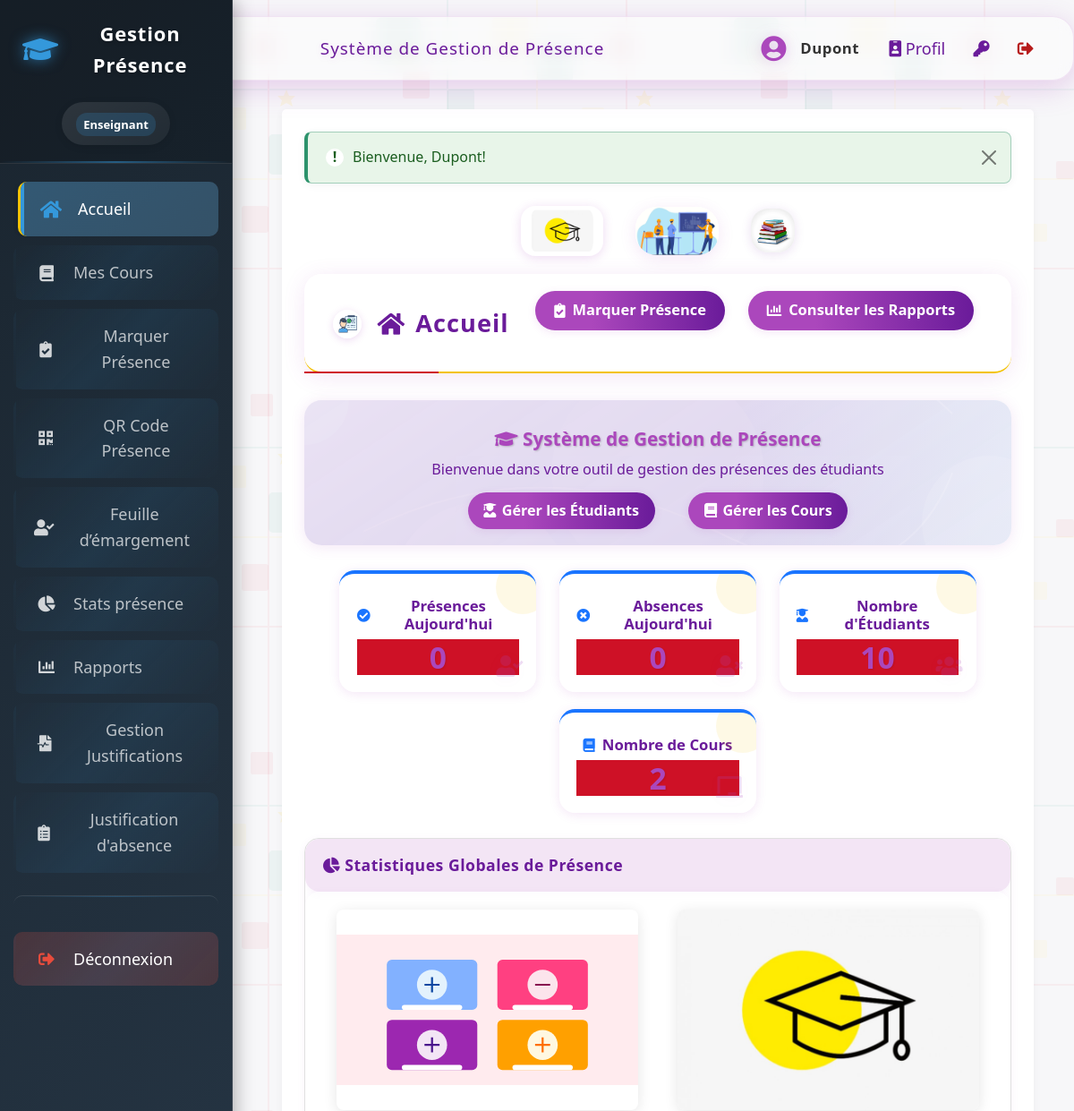
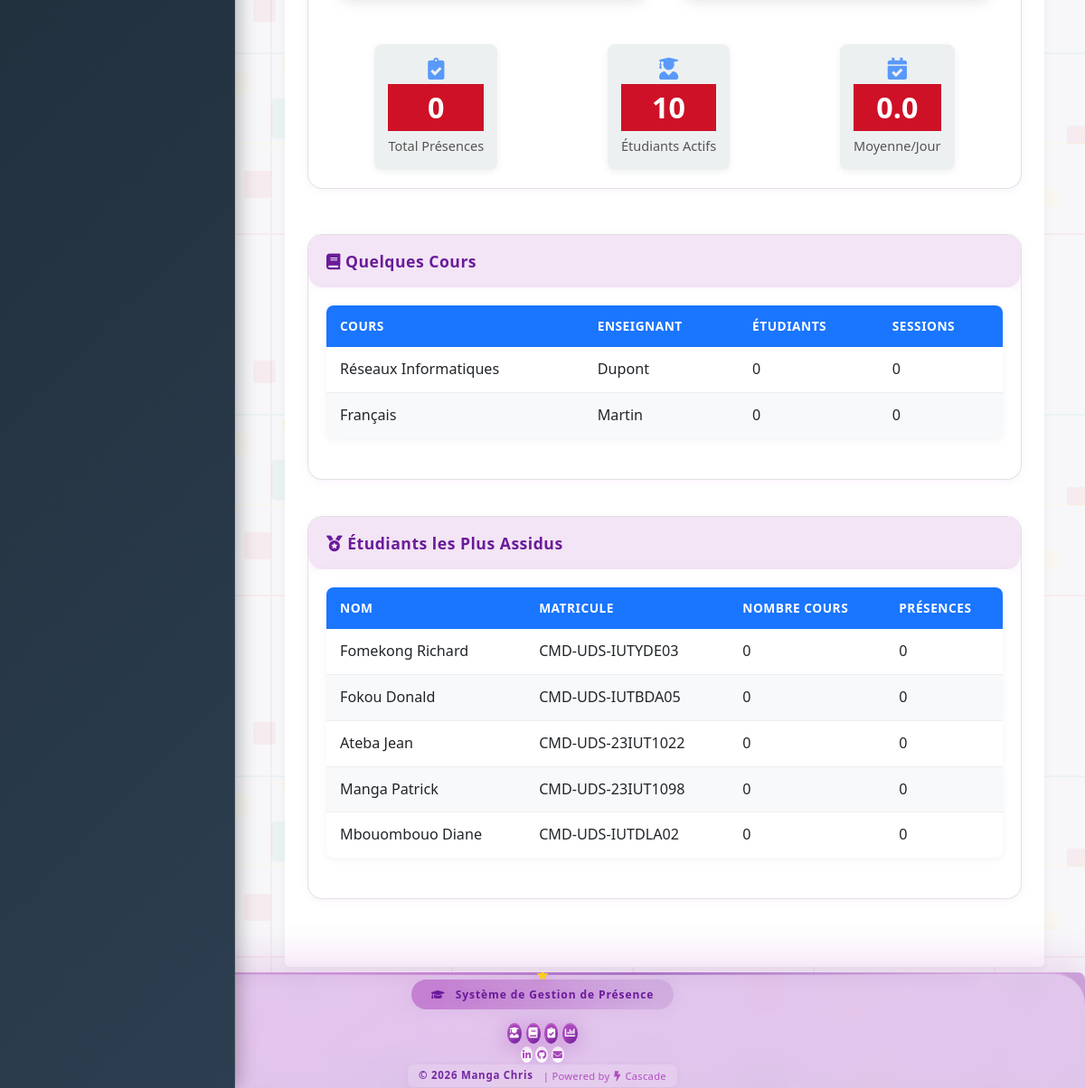
Page /accueil.php (signed in) on the earlier database version (2 pictures, top to bottom).
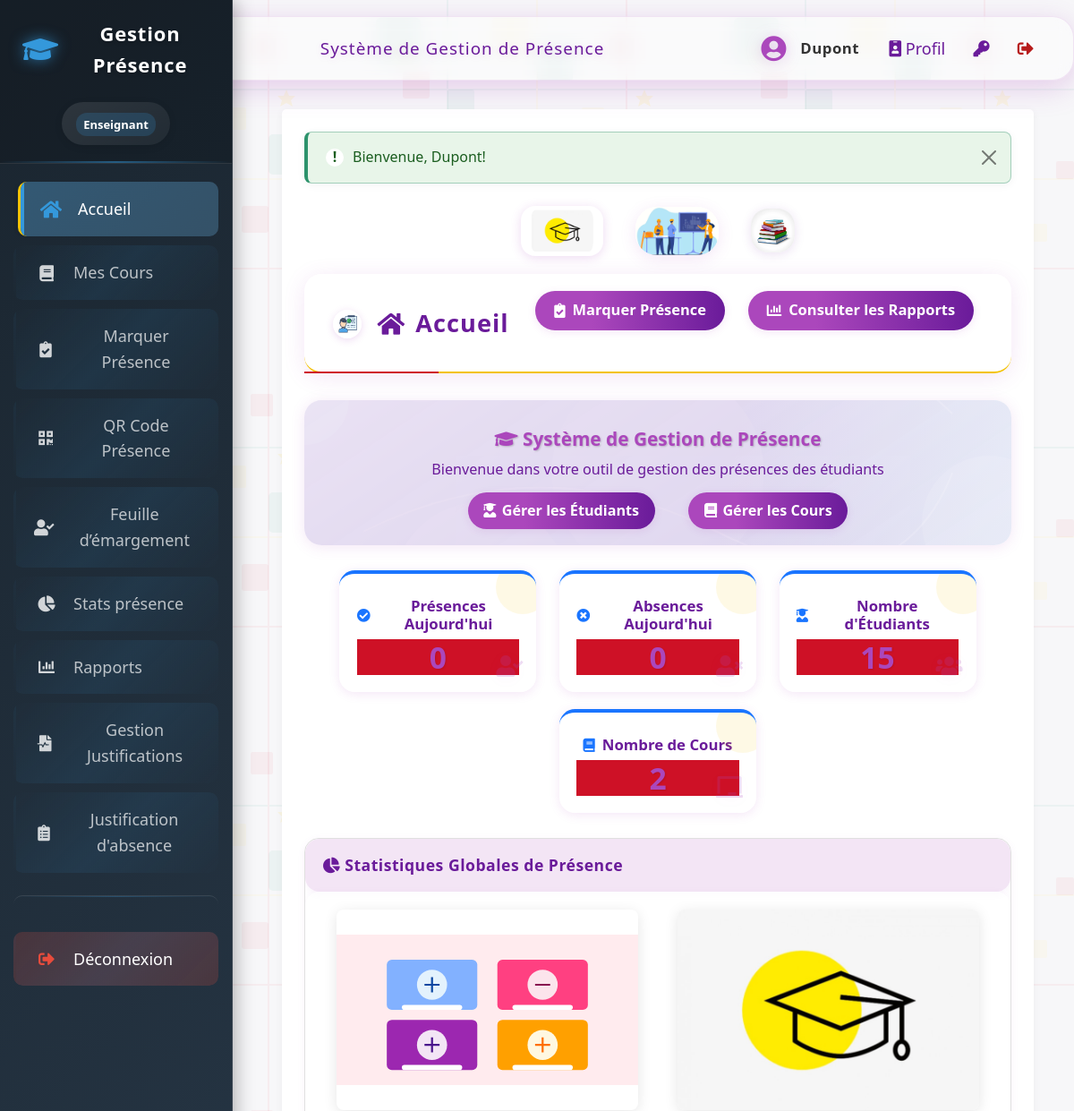
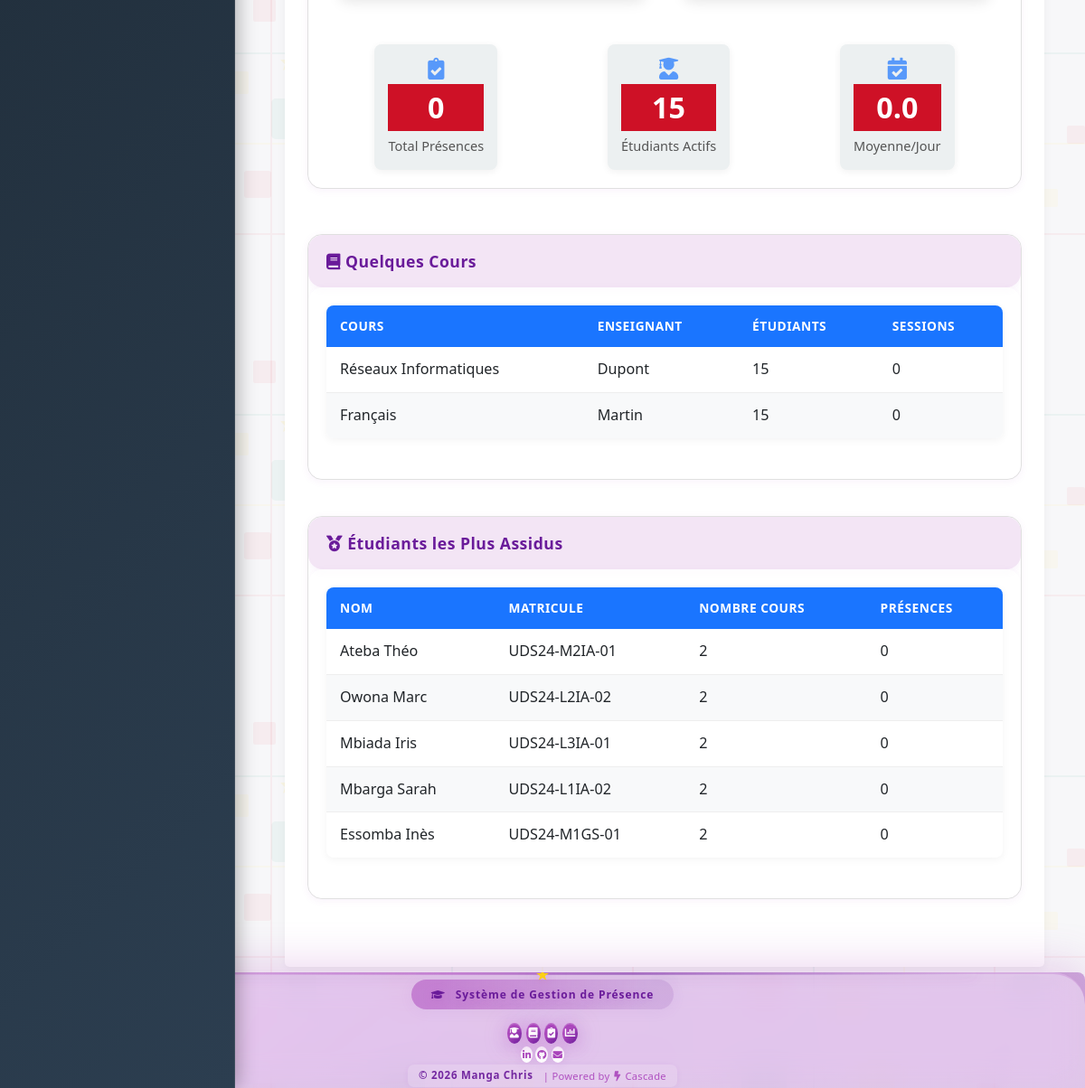
Same page on the later database version (2 pictures, top to bottom).
### tables this page shows
CREATE TABLE `cours` (
  `id` int(11) NOT NULL AUTO_INCREMENT,
  `code` varchar(20) NOT NULL,
  `nom` varchar(150) NOT NULL,
  `enseignant_id` int(11) DEFAULT NULL,
  `description` text,
  PRIMARY KEY (`id`),
  UNIQUE KEY `code` (`code`),
  KEY `enseignant_id` (`enseignant_id`),
  CONSTRAINT `cours_ibfk_1` FOREIGN KEY (`enseignant_id`) REFERENCES `utilisateurs` (`id`)
);

CREATE TABLE `utilisateurs` (
  `id` int(11) NOT NULL AUTO_INCREMENT,
  `nom` varchar(100) NOT NULL,
  `prenom` varchar(100) NOT NULL,
  `email` varchar(150) NOT NULL,
  `mot_de_passe` varchar(255) NOT NULL,
  `role` enum('admin','enseignant') DEFAULT 'enseignant',
  `date_creation` timestamp NULL DEFAULT CURRENT_TIMESTAMP,
  `derniere_connexion` timestamp NULL DEFAULT NULL,
  PRIMARY KEY (`id`),
  UNIQUE KEY `email` (`email`)
);

CREATE TABLE `etudiants` (
  `id` int(11) NOT NULL AUTO_INCREMENT,
  `matricule` varchar(20) NOT NULL,
  `nom` varchar(100) NOT NULL,
  `prenom` varchar(100) NOT NULL,
  `email` varchar(150) NOT NULL,
  `classe_id` int(11) NOT NULL,
  `date_inscription` timestamp NULL DEFAULT CURRENT_TIMESTAMP,
  PRIMARY KEY (`id`),
  UNIQUE KEY `matricule` (`matricule`),
  UNIQUE KEY `email` (`email`),
  KEY `idx_etudiants_classe` (`classe_id`),
  CONSTRAINT `etudiants_classe_fk` FOREIGN KEY (`classe_id`) REFERENCES `classes_etablissement` (`id`) ON DELETE RESTRICT ON UPDATE CASCADE
);

### config/database.php (called while the page is built, shortened)
<?php
$host = 'localhost';
$dbname = 'attendance_system';
$username = 'root';
$password = '';
$port = 3306;
$pdo = null;
try {
    $dsn = "mysql:host=$host;port=$port;dbname=$dbname;charset=utf8mb4";
    $options = [
        PDO::ATTR_ERRMODE            => PDO::ERRMODE_EXCEPTION,
        PDO::ATTR_DEFAULT_FETCH_MODE => PDO::FETCH_ASSOC,
        PDO::ATTR_EMULATE_PREPARES   => false,
    ];
    $pdo = new PDO($dsn, $username, $password, $options);
} catch (PDOException $e) {
    die("Erreur de connexion à la base de données: " . $e->getMessage());
}
function db_query($sql, $params = []) {
    global $pdo;
    try {
        $stmt = $pdo->prepare($sql);
        $stmt->execute($params);
        return $stmt->fetchAll();
    } catch (PDOException $e) {
        throw $e;
    }
}
?>

### accueil.php (the view, shortened to what the rows shown need)
<?php
require_once 'includes/auth.php';
require_once 'config/database.php';
include 'includes/header.php';
?>
<link rel="stylesheet" href="assets/css/accueil-modern.css?v=<?= time() ?>">
<div class="dashboard-header modern-header">
    <h1><img src="assets/images/decoratives/etudiant.jpg" alt="Accueil Université" class="accueil-title-img"> <i class="fas fa-home"></i> Accueil</h1>
</div>
<div class="banner banner-img-bg">
    <h2><i class="fas fa-graduation-cap"></i> Système de Gestion de Présence</h2>
</div>
<div class="row">
    <div class="col" style="width: 50%;">
        <div class="card">
            <div class="card-body">
                <table>
                    <thead>
                        <tr>
                            <th>Cours</th>
                            <th>Enseignant</th>
                            <th>Étudiants</th>
                            <th>Sessions</th>
                        </tr>
                    </thead>
                    <tbody>
                        <?php
                        $cours_populaires = db_query("
                            SELECT c.id, c.nom, u.nom as enseignant_nom,
                            COUNT(DISTINCT i.etudiant_id) as nb_etudiants,
                            COUNT(DISTINCT p.date_presence) as nb_sessions
                            FROM cours c
                            LEFT JOIN utilisateurs u ON c.enseignant_id = u.id
                            LEFT JOIN inscriptions i ON c.id = i.cours_id
                            LEFT JOIN presences p ON c.id = p.cours_id
                            GROUP BY c.id, c.nom, u.nom
                            ORDER BY nb_etudiants DESC, nb_sessions DESC
                            LIMIT 5
                        ");
                        if (empty($cours_populaires)) {
                            echo '<tr><td colspan="4" class="text-center">Aucun cours disponible.</td></tr>';
                        } else {
                            foreach ($cours_populaires as $cours) {
                                echo '<tr>
                                    <td>' . htmlspecialchars($cours['nom']) . '</td>
                                    <td>' . htmlspecialchars($cours['enseignant_nom']) . '</td>
                                    <td>' . $cours['nb_etudiants'] . '</td>
                                    <td>' . $cours['nb_sessions'] . '</td>
                                </tr>';
                            }
                        }
                        ?>
                    </tbody>
                </table>
            </div>
        </div>
    </div>
    <div class="col" style="width: 50%;">
        <div class="card">
            <div class="card-body">
                <table>
                    <thead>
                        <tr>
                            <th>Nom</th>
                            <th>Matricule</th>
                            <th>Nombre Cours</th>
                            <th>Présences</th>
                        </tr>
                    </thead>
                    <tbody>
                        <?php
                        $etudiants_assidus = db_query("
                            SELECT e.id, e.nom, e.prenom, e.matricule,
                            COUNT(DISTINCT i.cours_id) as nb_cours,
                            SUM(CASE WHEN p.statut = 'present' THEN 1 ELSE 0 END) as nb_presences
                            FROM etudiants e
                            LEFT JOIN inscriptions i ON e.id = i.etudiant_id
                            LEFT JOIN presences p ON e.id = p.etudiant_id
                            GROUP BY e.id, e.nom, e.prenom, e.matricule
                            ORDER BY nb_presences DESC, nb_cours DESC
                            LIMIT 5
                        ");
                        if (empty($etudiants_assidus)) {
                            echo '<tr><td colspan="4" class="text-center">Aucun étudiant disponible.</td></tr>';
                        } else {
                            foreach ($etudiants_assidus as $etudiant) {
                                echo '<tr>
                                    <td>' . htmlspecialchars($etudiant['nom'] . ' ' . $etudiant['prenom']) . '</td>
                                    <td>' . htmlspecialchars($etudiant['matricule']) . '</td>
                                    <td>' . $etudiant['nb_cours'] . '</td>
                                    <td>' . ($etudiant['nb_presences'] ? $etudiant['nb_presences'] : '0') . '</td>
                                </tr>';
                            }
                        }
                        ?>
                    </tbody>
                </table>
            </div>
        </div>
    </div>
</div>
<?php
include 'includes/footer.php';
?>

Differences in the rows shown:
no longer on this page (row edited): etudiants: nom+prenom "Manga Patrick", matricule "CMD-UDS-23IUT1098", nb_cours "0"
no longer on this page (row edited): etudiants: nom+prenom "Mbouombouo Diane", matricule "CMD-UDS-IUTDLA02", nb_cours "0"
computed for cours "Réseaux Informatiques": nb_etudiants "0" → "15"
computed for cours "Français": nb_etudiants "0" → "15"
added etudiants: nom+prenom "Ateba Théo", matricule "UDS24-M2IA-01", nb_cours "2"
changed etudiants: nom+prenom "Fomekong Richard" → "Owona Marc"; matricule "CMD-UDS-IUTYDE03" → "UDS24-L2IA-02"; nb_cours "0" → "2"
changed etudiants: nom+prenom "Fokou Donald" → "Mbiada Iris"; matricule "CMD-UDS-IUTBDA05" → "UDS24-L3IA-01"; nb_cours "0" → "2"
changed etudiants: nom+prenom "Ateba Jean" → "Mbarga Sarah"; matricule "CMD-UDS-23IUT1022" → "UDS24-L1IA-02"; nb_cours "0" → "2"
added etudiants: nom+prenom "Essomba Inès", matricule "UDS24-M1GS-01", nb_cours "2"
Other differences:
$stats['total_etudiants']: "10" → "15"
